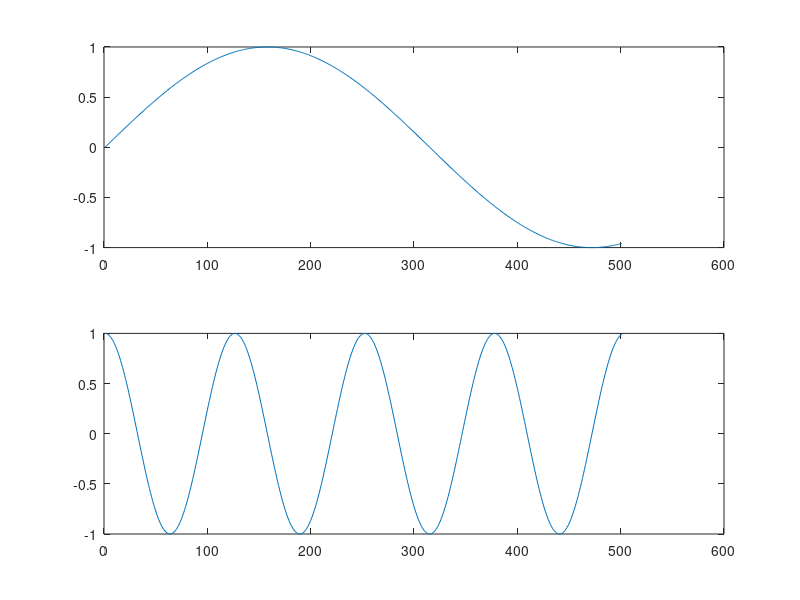

MATLAB code to generate this figure: (Note: this script raises an error after producing the figure.)
% Copyright (C) 2013 Quan Wang <wangq10@rpi.edu>,
% Signal Analysis and Machine Perception Laboratory,
% Department of Electrical, Computer, and Systems Engineering,
% Rensselaer Polytechnic Institute, Troy, NY 12180, USA

% this is a demo showing the use of our dynamic time warping package 
% we provide both Matlab version and C/MEX version
% the C/MEX version is much faster and highly recommended

clear;clc;close all;


%mex dtw_c.c;
% 
% a=rand(500,1);
% b=rand(520,1);

x =[ 0:0.01:5]';
a=sin(x);
b=cos(5*x );

figure
subplot(2,1,1)
plot(a)
subplot(2,1,2)
plot(b)

w=10;

tic;
d1=dtw(a,b,w);
t1=toc;

tic;
d2=dtw_c(a,b,w);
t2=toc;

fprintf('Using Matlab version: distance=%f, running time=%f\n',d1,t1);
fprintf('Using C/MEX version: distance=%f, running time=%f\n',d2,t2);

record = [];
for w = 1:max(length(a),length(b))
    d=dtw_c(a,b,w);
    record = [record;[w d]];
end

figure
plot(record(:,1),record(:,2))



%a,b : ����Խ��Խ��
%